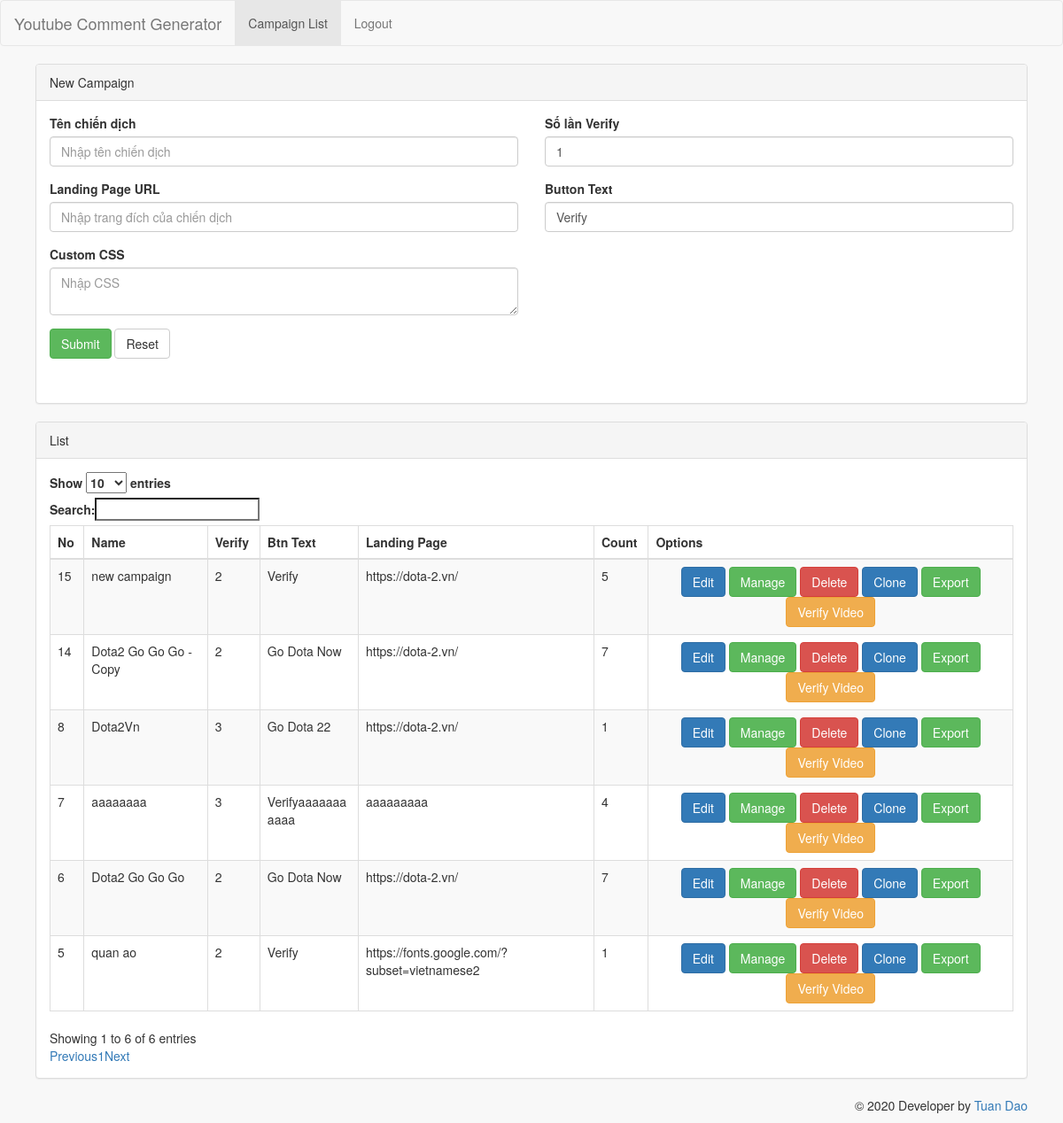
/campaign-list.php (signed in), run on the app's committed database.
### tables this page shows
CREATE TABLE IF NOT EXISTS `campaign` (
  `id` int(10) UNSIGNED NOT NULL AUTO_INCREMENT,
  `name` varchar(256) DEFAULT NULL,
  `verify_number` int(11) DEFAULT NULL,
  `landing_page` varchar(512) DEFAULT NULL,
  `btn_text` varchar(128) DEFAULT NULL,
  `custom_css` text DEFAULT NULL,
  PRIMARY KEY (`id`)
);

### DbModel.php (called while the page is built, shortened)
<?php
class DbModel {
    private $link = null;
    public function __construct() {
        $this->link = mysqli_connect(DB_HOST, DB_USER, DB_PASSWORD, DB_NAME);
        mysqli_set_charset($this->link, "utf8");
    }
    public function get_all_campaign() {
        $query = "SELECT *, (SELECT count(*) FROM groups WHERE groups.campaign_id = campaign.id) as count_items FROM campaign order by id DESC";
        $result = mysqli_query($this->link, $query);
        if ($result) {
            $return = mysqli_fetch_all($result, MYSQLI_ASSOC);
            if ($return) return $return;
        }
        return [];
    }
}

### campaign-list.php (the view, shortened to what this page needs)
<?php
    require_once 'layout/header.php';
?>
<?php
    $dbModel = new DbModel();
    $list = $dbModel->get_all_campaign();
?>
            <div class="row">
                <div class="col-lg-12">
                    <div class="panel panel-default">
                        <div class="panel-heading">New Campaign
                        </div>
                        <div class="panel-body">
                            <div class="row show-grid">
                                <form method="POST" id="add_comment">
                                    <div class="col-md-6">
                                        <div class="form-group">
                                            <label>Tên chiến dịch</label>
                                            <input class="form-control" name="name" value="" maxlength="256" placeholder="Nhập tên chiến dịch" required>
                                        </div>
                                    </div>
                                    <div class="col-md-6">
                                        <div class="form-group">
                                            <label>Số lần Verify</label>
                                            <input class="form-control" name="verify_number" type="number" min="0" value="1" required placeholder="Nhập Số lần Verify">
                                        </div>
                                    </div>
                                    <div class="col-md-6">
                                        <div class="form-group">
                                            <label>Landing Page URL</label>
                                            <input class="form-control" type="url" name="landing_page" value="" maxlength="512" placeholder="Nhập trang đích của chiến dịch">
                                        </div>
                                    </div>
                                    <div class="col-md-6">
                                        <div class="form-group">
                                            <label>Button Text</label>
                                            <input class="form-control" name="btn_text" value="Verify" placeholder="Nhập Button Text">
                                        </div>
                                    </div>
                                    <div class="col-md-6">
                                        <div class="form-group">
                                            <label>Custom CSS</label>
                                            <textarea class="form-control" name="custom_css" placeholder="Nhập CSS"></textarea>
                                        </div>
                                    </div>
                                    <div class="col-md-12">
                                        <button type="submit" class="btn btn-success" value="submit">Submit</button>
                                        <button type="reset" class="btn btn-default">Reset</button>
                                    </div>
                                </form>
                                <div class="col-md-12" style="margin-top: 20px;">
                                </div>
                            </div>
                        </div>
                    </div>
                </div>
            </div>
            <div class="row">
                <div class="col-lg-12">
                    <div class="panel panel-default">
                        <div class="panel-heading">List
                        </div>
                        <div class="panel-body">
                                <table id="list_links" class="table table-striped table-bordered" style="width:100%">
                                    <thead>
                                        <tr>
                                            <th>No</th>
                                            <th>Name</th>
                                            <th>Verify</th>
                                            <th>Btn Text</th>
                                            <th>Landing Page</th>
                                            <th>Count</th>
                                            <th>Options</th>
                                        </tr>
                                    </thead>
                                    <tbody>
                                        <?php
                                            foreach ($list as $item) {
                                        ?>
                                            <tr id="urlItem_<?php echo $item['id'] ?>">
                                                <td><?php echo $item['id'] ?></td>
                                                <td><?php echo $item['name'] ?></td>
                                                <td><?php echo $item['verify_number'] ?></td>
                                                <td><?php echo $item['btn_text'] ?></td>
                                                <td><?php echo urldecode($item['landing_page']) ?></td>
                                                <td><?php echo $item['count_items'] ?? 0 ?></td>
                                                <td class="text-center">
                                                    <a href="edit-campaign.php?id=<?php echo $item['id'] ?>" class="btn btn-primary" title="Edit item">Edit</a>
                                                    <a href="campaign-content.php?campaign_id=<?php echo $item['id'] ?>" class="btn btn-success" title="Manage Content">Manage</a>
                                                    <button type="button" class="btn btn-danger" title="Delete this item" onclick="deleteItem('<?php echo $item['id'] ?>')">Delete</button>
                                                    <button type="button" class="btn btn-primary" title="Clone this item" onclick="cloneItem('<?php echo $item['id'] ?>')">Clone</button>
                                                    <a href="export_zip.php?campaign_id=<?php echo $item['id'] ?>" class="btn btn-success" title="Export this item">Export</a>
                                                    <a href="verify.php?cid=<?php echo $item['id'] ?>" target="_blank" class="btn btn-warning" title="Verify Video">Verify Video</a>
                                                </td>
                                            </tr>
                                            <?php } ?>
                                    </tbody>
                                </table>
                        </div>
                    </div>
                </div>
            </div>
<?php
require_once 'layout/footer.php';

### assets/css/custom.css (style rules this page uses)
body { background-color: #f8f8f8 !important; }

### campaign-list.php (style rules this page uses)
table.table-bordered.dataTable tbody td { word-break: break-word; }

### data on the page
campaign: id "15", name "new campaign", verify_number "2", btn_text "Verify", landing_page "https://dota-2.vn/", count_items "5"
campaign: id "14", name "Dota2 Go Go Go - Copy", verify_number "2", btn_text "Go Dota Now", landing_page "https://dota-2.vn/", count_items "7"
campaign: id "8", name "Dota2Vn", verify_number "3", btn_text "Go Dota 22", landing_page "https://dota-2.vn/", count_items "1"
campaign: id "7", name "aaaaaaaa", verify_number "3", btn_text "Verifyaaaaaaaaaaa", landing_page "aaaaaaaaa", count_items "4"
campaign: id "6", name "Dota2 Go Go Go", verify_number "2", btn_text "Go Dota Now", landing_page "https://dota-2.vn/", count_items "7"
campaign: id "5", name "quan ao", verify_number "2", btn_text "Verify", landing_page "https://fonts.google.com/?subset=vietnamese2", count_items "1"
